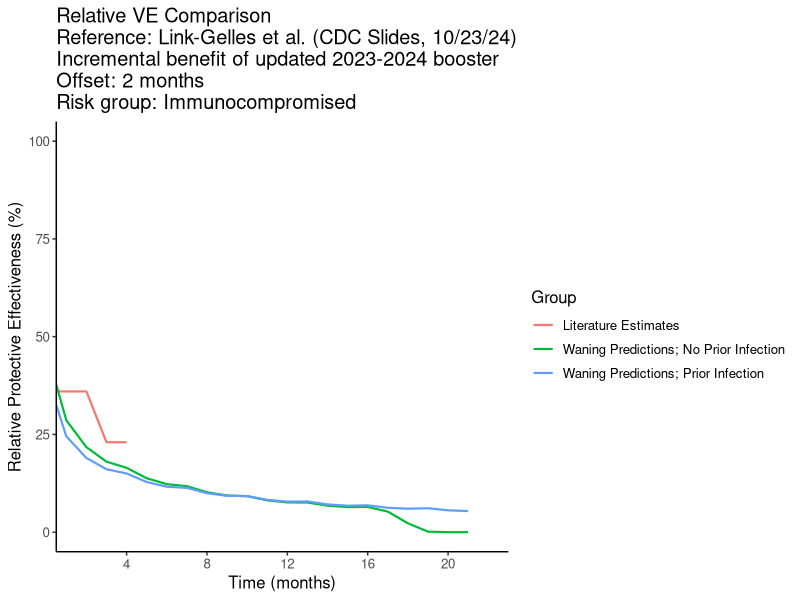
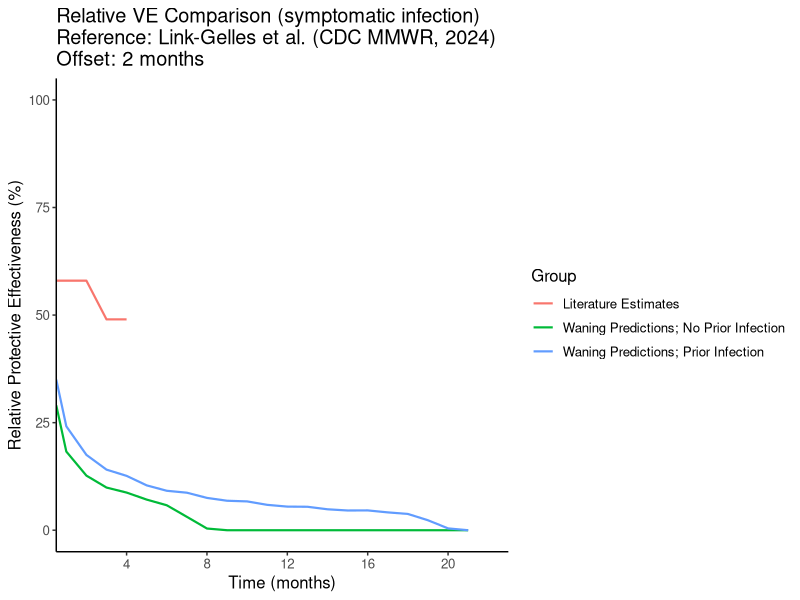

Write R code to recreate these figures, in order.
###################################################################################################
#Title: Relative VE Comparison
#Author: Hailey Park
#Date: November 1, 2023
###################################################################################################

rm(list=ls())

setwd(here::here())

#Loading in libraries
library(readr)
library(dplyr)
library(tidyverse)
library(ggplot2)
library(tidyr)
library(tibble)
library(reshape2)

#Relative VE Function
relative_ve_fn <- function(baseline, upper) {
  baseline_rr <- 1 - baseline
  upper_rr <- 1- upper
  relative_rr <- upper_rr / baseline_rr
  relative_ve <- 1 - relative_rr
  return(relative_ve)
}

######################################################################################################################################################################################################
#Read in waning relative VE literature estimates against severe COVID-19 infection (read in specific literature reference and offset value)

#NOTE: These estimates are from Lin et al. (New England Journal of Medicine, 2023)
#      Offset: 7 months
#      DOI: 10.1056/NEJMc2215471; Figure S2 Panel B
#      Link: https://www.nejm.org/doi/full/10.1056/NEJMc2215471
relative_ve_data_lit <- data.frame(months = rep(c(0.5, 1:5), 2),
                                   relative_ve = c(.6471, .4747, .4495, .4242, .3951, .3698, .771, .4241, .3872,.3424,.3016 ,.2529),
                                   prior_inf = rep(0:1, each = 6)) %>%
  mutate(group = if_else(prior_inf == 1, "Literature Estimates; Prior Infection", "Literature Estimates; No Prior Infection")) %>%
  dplyr::select(-prior_inf)

offset <- 7

#NOTE: These estimates are from Link-Gelles et al. (CDC slides, 10/23/24)
#      Offset: 4 months
#      Slide 27
#      Link: https://www.cdc.gov/acip/downloads/slides-2024-10-23-24/04-COVID-Link-Gelles-508.pdf 
relative_ve_data_lit <- data.frame(months = rep(c(0.5, 1:10), 2),
                                   relative_ve = rep(c(.5, .5, .5, .38, .38, .21, .21, 0, 0 ,0, 0), 2),
                                   prior_inf = rep(0:1, each = 11)) %>%
  mutate(group = if_else(prior_inf == 1, "Literature Estimates; Prior Infection", "Literature Estimates; No Prior Infection")) %>%
  dplyr::select(-prior_inf)

offset <- 4

#NOTE: These estimates are from Link-Gelles et al. (CDC MMWR, 2023)
#      Offset: 3 months
#      Table 2, Hospitalization, 18+ years
#      Link: https://www.cdc.gov/mmwr/volumes/72/wr/mm7221a3.htm
relative_ve_data_lit <- data.frame(months = rep(c(0.5, 1:6), 2),
                                   relative_ve = rep(c(.62, .62, .62, .47, .47, .47, .24), 2),
                                   prior_inf = rep(0:1, each = 7)) %>%
  mutate(group = if_else(prior_inf == 1, "Literature Estimates; Prior Infection", "Literature Estimates; No Prior Infection")) %>%
  dplyr::select(-prior_inf)

offset <- 3

#NOTE: These estimates are for IMMUNOCOMPROMISED from Link-Gelles et al. (CDC MMWR, 2023)
#      Offset: 2 months
#      Slide 16
#      Link: https://www.cdc.gov/acip/downloads/slides-2024-10-23-24/04-COVID-Link-Gelles-508.pdf 
relative_ve_data_lit <- data.frame(months = rep(c(0.5, 1:6), 2),
                                   relative_ve = rep(c(.36, .36, .36, .23, .23, 23, .01), 2),
                                   prior_inf = rep(0:1, each = 7)) %>%
  mutate(group = if_else(prior_inf == 1, "Literature Estimates", "Literature Estimates")) %>%
  dplyr::select(-prior_inf)

offset <- 2

###################################################################################################

#Read in waning prediction data (absolute VE)

  #Immunocompetent
waning_data_hybrid <- unique(read.csv("data/clean-data/severe_waning_predictions_weekly_hybridImmunityOnly.csv")[,-1]) %>%
  group_by(age_group, estimate, prior_inf, months) %>% summarise(ve_pred = mean(ve_pred))
waning_data_vaccine <- unique(read.csv("data/clean-data/severe_waning_predictions_weekly_vaccineImmunityOnly.csv")[,-1]) %>%
  group_by(age_group, estimate, prior_inf, months) %>% summarise(ve_pred = mean(ve_pred))
waning_data <- as.data.frame(rbind(waning_data_hybrid, waning_data_vaccine))

  #Immunocompromised
waning_data_hybrid <- unique(read.csv("data/clean-data/severe_waning_predictions_weekly_hybridImmunityOnly_immunocompromised.csv")[,-1]) %>%
  group_by(age_group, estimate, prior_inf, months) %>% summarise(ve_pred = mean(ve_pred))
waning_data_vaccine <- unique(read.csv("data/clean-data/severe_waning_predictions_weekly_vaccineImmunityOnly_immunocompromised.csv")[,-1]) %>%
  group_by(age_group, estimate, prior_inf, months) %>% summarise(ve_pred = mean(ve_pred))
waning_data <- as.data.frame(rbind(waning_data_hybrid, waning_data_vaccine))


#We are checking if the relative VE under our waning curve predictions are similar to published estimates.
#We are checking the relative VE given that the average time since last immune event (dose; infection) is around 7-8 months.
waning_data <- waning_data %>%
  mutate(group = if_else(prior_inf == 1, "Prior Infection; Mean", "No Prior Infection; Mean"))

adj_relative_waning <- waning_data %>% filter(age_group == "50-64 years", estimate == 'mean') %>%
  arrange(months) %>%
  mutate(months_baseline = lead(months, n = offset * 2, default = 24)) %>% 
  dplyr::select(group, months, months_baseline, ve_pred)

waning_data <- waning_data %>% filter(age_group == "50-64 years", estimate == 'mean') %>%
  arrange(months) %>%
  rename(ve_pred_baseline = ve_pred) %>% dplyr::select(group, months, ve_pred_baseline)

adj_waning_clean <- merge(adj_relative_waning, waning_data, by.x = c("months_baseline", "group"),
                          by.y = c("months", "group"), all.x = TRUE) %>% 
  mutate(months = if_else(months < 1, 0.5, round(months)),
         relative_ve = relative_ve_fn(ve_pred_baseline, ve_pred),
         group = if_else(group == "Prior Infection; Mean", "Waning Predictions; Prior Infection", "Waning Predictions; No Prior Infection")) %>%
  dplyr::select(months, relative_ve, group) 

combined_rel <- rbind(adj_waning_clean, relative_ve_data_lit)

ggplot(combined_rel, aes(months, relative_ve*100, color = factor(group))) +
  geom_line(size = .75) +
  ylab("Relative Protective Effectiveness (%)") +
  xlab("Time (months)") +
  labs(color='Group') +
  ylim(0,100) +
  theme(panel.grid.major = element_blank(), panel.grid.minor = element_blank(),
        panel.background = element_blank(), axis.line = element_line(colour = "black"),
        text = element_text(size=12))+
  scale_x_continuous(breaks=c(0,4,8,12,16,20,24), expand = c(0, 0)) +
  #ggtitle("Relative VE Comparison\nReference: Link-Gelles et al. (CDC Slides, 10/23/24)\nIncremental benefit of updated 2023-2024 booster\nOffset: 4 months")
  #ggtitle("Relative VE Comparison\nReference: Link-Gelles et al. (CDC MMWR, 2023)\nIncremental benefit of bivalent booster\nOffset: 3 months")
  #ggtitle("Relative VE Comparison\nReference: Lin et al. (NEJM, 2023)\nOffset: 7 months")
  ggtitle("Relative VE Comparison\nReference: Link-Gelles et al. (CDC Slides, 10/23/24)\nIncremental benefit of updated 2023-2024 booster\nOffset: 2 months\nRisk group: Immunocompromised")


######################################################################################################################################################################################################
#Checking relative waning for nonsevere curves

#NOTE: These estimates are from de Gier et al. (Nature Comms, 2023)
#      Table S1
#      Link: https://www.nature.com/articles/s41467-023-40195-z#MOESM4  
relative_ve_data_lit <- data.frame(months = rep(c(0.5, 1:9), 2),
                                   relative_ve = rep(c(.78, .78, .57, .57, .57, .44, .44, .44, .15, .15), 2),
                                   prior_inf = rep(2, each = 10)) %>%
  mutate(group = if_else(prior_inf == 2, "Literature Estimates", NA)) %>%
  dplyr::select(-prior_inf)

offset <- 7 #not confirmed

#NOTE: These estimates are from Link-Gelles et al. (CDC MMWR, 2024)
#      Table 2, 18+ years
#      Link: https://www.cdc.gov/mmwr/volumes/73/wr/mm7304a2.htm
relative_ve_data_lit <- data.frame(months = rep(c(0.5, 1:4)),
                                   relative_ve = rep(c(.58, .58, .58, .49, .49), 2),
                                   prior_inf = rep(2, each = 5)) %>%
  mutate(group = if_else(prior_inf == 2, "Literature Estimates", NA)) %>%
  dplyr::select(-prior_inf)

offset <- 2

###################################################################################################

#Read in waning prediction data (absolute VE)

#Immunocompetent
waning_data_hybrid <- unique(read.csv("data/clean-data/nonsevere_waning_predictions_weekly_hybridImmunityOnly.csv")[,-1]) %>%
  group_by(age_group, estimate, prior_inf, months) %>% summarise(ve_pred = mean(ve_pred))
waning_data_vaccine <- unique(read.csv("data/clean-data/nonsevere_waning_predictions_weekly_vaccineImmunityOnly.csv")[,-1]) %>%
  group_by(age_group, estimate, prior_inf, months) %>% summarise(ve_pred = mean(ve_pred))
waning_data <- as.data.frame(rbind(waning_data_hybrid, waning_data_vaccine))

#Immunocompromised
waning_data_hybrid <- unique(read.csv("data/clean-data/nonsevere_waning_predictions_weekly_hybridImmunityOnly_immunocompromised.csv")[,-1]) %>%
  group_by(age_group, estimate, prior_inf, months) %>% summarise(ve_pred = mean(ve_pred))
waning_data_vaccine <- unique(read.csv("data/clean-data/nonsevere_waning_predictions_weekly_vaccineImmunityOnly_immunocompromised.csv")[,-1]) %>%
  group_by(age_group, estimate, prior_inf, months) %>% summarise(ve_pred = mean(ve_pred))
waning_data <- as.data.frame(rbind(waning_data_hybrid, waning_data_vaccine))

#We are checking if the relative VE under our waning curve predictions are similar to published estimates.
#We are checking the relative VE given that the average time since last immune event (dose; infection) is around 7-8 months.

waning_data <- waning_data %>%
  mutate(group = if_else(prior_inf == 1, "Prior Infection; Mean", "No Prior Infection; Mean"))

adj_relative_waning <- waning_data %>% filter(age_group == "50-64 years", estimate == 'mean') %>%
  arrange(months) %>%
  mutate(months_baseline = lead(months, n = offset * 2, default = 24)) %>% 
  dplyr::select(group, months, months_baseline, ve_pred)

waning_data <- waning_data %>% filter(age_group == "50-64 years", estimate == 'mean') %>%
  arrange(months) %>%
  rename(ve_pred_baseline = ve_pred) %>% dplyr::select(group, months, ve_pred_baseline)

adj_waning_clean <- merge(adj_relative_waning, waning_data, by.x = c("months_baseline", "group"),
                          by.y = c("months", "group"), all.x = TRUE) %>% 
  mutate(months = if_else(months < 1, 0.5, round(months)),
         relative_ve = relative_ve_fn(ve_pred_baseline, ve_pred),
         group = if_else(group == "Prior Infection; Mean", "Waning Predictions; Prior Infection", "Waning Predictions; No Prior Infection")) %>%
  dplyr::select(months, relative_ve, group) 

combined_rel <- rbind(adj_waning_clean, relative_ve_data_lit)

ggplot(combined_rel, aes(months, relative_ve*100, color = factor(group))) +
  geom_line(size = .75) +
  ylab("Relative Protective Effectiveness (%)") +
  xlab("Time (months)") +
  labs(color='Group') +
  ylim(0,100) +
  theme(panel.grid.major = element_blank(), panel.grid.minor = element_blank(),
        panel.background = element_blank(), axis.line = element_line(colour = "black"),
        text = element_text(size=12))+
  scale_x_continuous(breaks=c(0,4,8,12,16,20,24), expand = c(0, 0)) +
  ggtitle("Relative VE Comparison (symptomatic infection)\nReference: Link-Gelles et al. (CDC MMWR, 2024)\nOffset: 2 months")
#ggtitle("Relative VE Comparison\nReference: de Geir et al. (Nature Comms, 2023)\nOffset: 7 months (not confirmed)")
